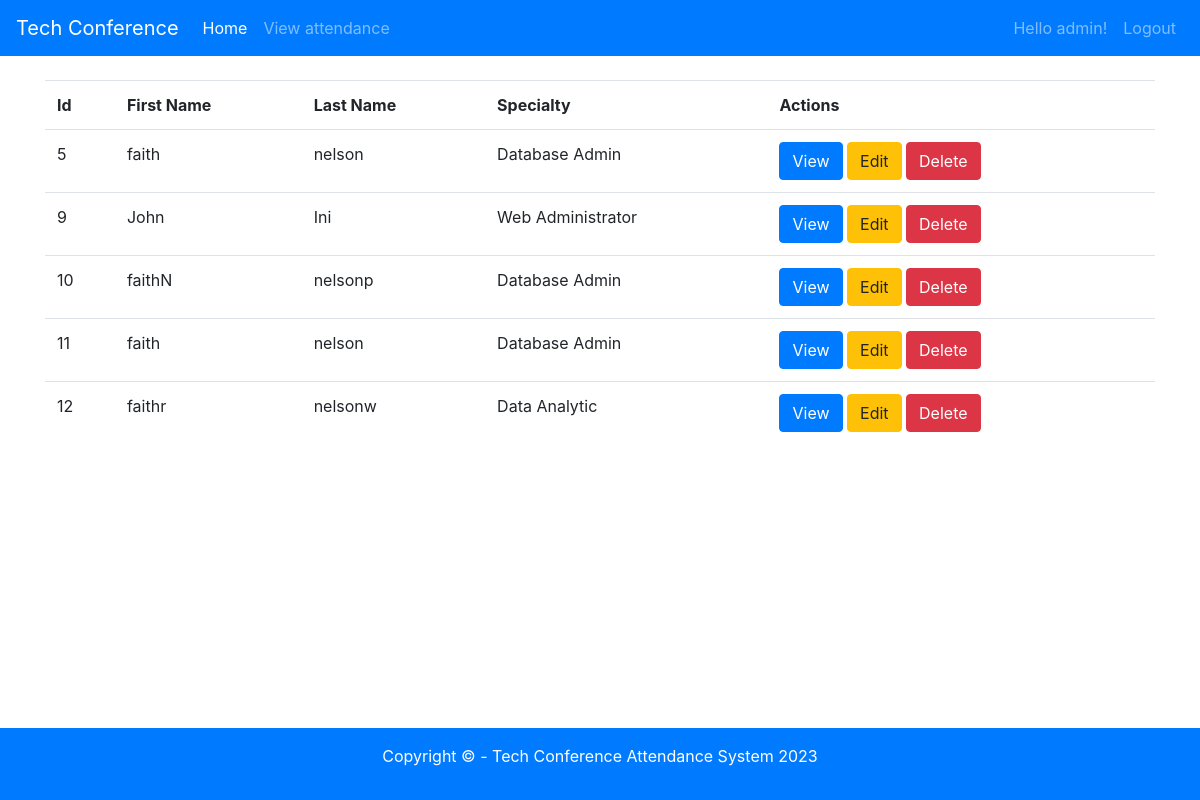
Page /viewrecords.php (signed in) on the committed database.
### tables this page shows
CREATE TABLE `attendance` (
  `attendance_id` int(11) NOT NULL,
  `firstname` varchar(100) NOT NULL,
  `lastname` varchar(1000) NOT NULL,
  `dateofbirth` date NOT NULL,
  `emailaddress` varchar(250) NOT NULL,
  `contactnumber` varchar(16) NOT NULL,
  `specialty_id` int(11) NOT NULL,
  `avatar_path` varchar(200) DEFAULT NULL
);

CREATE TABLE `specialties` (
  `specialty_id` int(11) NOT NULL,
  `name` varchar(100) NOT NULL
);

### db/conn.php (called while the page is built, shortened)
<?php
    $host = '127.0.0.1';
    $db = 'attendance_db';
    $user = 'root';
    $pass = '';
    $charset = 'utf8mb4';
    $dsn = "mysql:host=$host;dbname=$db;charset=$charset";
    try{
        $pdo = new PDO($dsn, $user, $pass);
       $pdo->setAttribute(PDO::ATTR_ERRMODE, PDO::ERRMODE_EXCEPTION);
    } catch(PDOException $e) {
        throw new PDOException($e->getMessage());
    }
    require_once 'crud.php';
    $crud = new crud($pdo);
?>

### db/crud.php (called while the page is built, shortened)
<?php
    class crud{
        private $db;
        function __construct($conn){
            $this->db = $conn;
        }
        public function getattendance(){
            try{
                $sql = "SELECT * FROM `attendance` a inner join specialties s on a.specialty_id = s.specialty_id";
                $result = $this->db->query($sql);
                return $result;
            }catch (PDOException $e) {
                echo $e->getMessage();
                return false;
           }
        }
    }
?>

### viewrecords.php (the view, shortened to what this page needs)
<?php
    require_once 'includes/header.php';
    require_once 'db/conn.php';
    $results = $crud->getattendance();
?>
    <table class="table">
        <tr>
            <th>Id</th>
            <th>First Name</th>
            <th>Last Name</th>
            <th>Specialty</th>
            <th>Actions</th>
        </tr>
        <?php while($r = $results->fetch(PDO::FETCH_ASSOC)) { ?>
           <tr>
                <td><?php echo $r['attendance_id'] ?></td>
                <td><?php echo $r['firstname'] ?></td>
                <td><?php echo $r['lastname'] ?></td>
                <td><?php echo $r['name'] ?></td>
                <td>
                    <a href="view.php?id=<?php echo $r['attendance_id'] ?>" class="btn btn-primary">View</a>
                    <a href="edit.php?id=<?php echo $r['attendance_id'] ?>" class="btn btn-warning">Edit</a>
                    <a onclick="return confirm('Are you sure you want to delete this record?');" href="delete.php?id=<?php echo $r['attendance_id'] ?>" class="btn btn-danger">Delete</a>
                </td>
           </tr>
        <?php }?>
    </table>
<br>
<br>
<br>
<?php require_once 'includes/footer.php'; ?>

### includes/header.php (shortened to what this page needs)
<!doctype html>
<html lang="en">
  <head>
    <link rel="stylesheet" href="https://stackpath.bootstrapcdn.com/bootstrap/4.3.1/css/bootstrap.min.css" >
    <link rel="stylesheet" href="//code.jquery.com/ui/1.12.1/themes/base/jquery-ui.css">
    <link rel="stylesheet" href="css/site.css" />
  </head>
  <body>
    <nav class="navbar navbar-expand-lg navbar-dark bg-primary">
      <a class="navbar-brand" href="index.php">Tech Conference</a>
      <div class="collapse navbar-collapse" id="navbarNavAltMarkup">
        <div class="navbar-nav mr-auto">
          <a class="nav-item nav-link active" href="index.php">Home <span class="sr-only">(current)</span></a>
          <a class="nav-item nav-link" href="viewrecords.php">View attendance</a>
        </div>
        <div class="navbar-nav ml-auto">
          <?php
              if(!isset($_SESSION['userid'])){
          ?>
            <a class="nav-item nav-link" href="login.php">Login <span class="sr-only">(current)</span></a>
          <?php } else { ?>
            <a class="nav-item nav-link" href="#"><span>Hello <?php echo $_SESSION['username'] ?>! </span> <span class="sr-only">(current)</span></a>
            <a class="nav-item nav-link" href="logout.php">Logout <span class="sr-only">(current)</span></a>
          <?php } ?>
        </div>
      </div>
    </nav>
    <div class="container">
    <br/>

### includes/footer.php (shortened to what this page needs)
        <div id="footer" class="p-3 bg-primary text-white fixed-bottom">
            <p class="text-center">Copyright &copy; - Tech Conference Attendance System <?php echo date('Y'); ?></p>
        </div>
    </div>
  </body>
</html>

### rows in the picture
attendance: attendance_id "5", firstname "faith", lastname "nelson", specialty.name "Database Admin"
attendance: attendance_id "9", firstname "John", lastname "Ini", specialty.name "Web Administrator"
attendance: attendance_id "10", firstname "faithN", lastname "nelsonp", specialty.name "Database Admin"
attendance: attendance_id "11", firstname "faith", lastname "nelson", specialty.name "Database Admin"
attendance: attendance_id "12", firstname "faithr", lastname "nelsonw", specialty.name "Data Analytic"

### other values in the picture
$_SESSION['username'] "admin"
